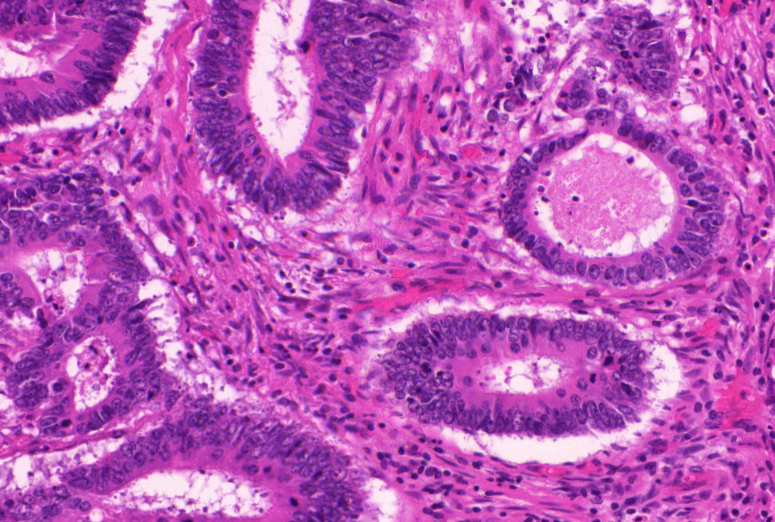
#> input picture train_partition/train_1.bmp, 775 x 522 px, found by its file name
$ python feature_descriptor.py
#> lines starting #> are read from the running program, lines starting #| are printed output that depends on the picture
#Feature Matching

import numpy as np

import cv2
from matplotlib import pyplot as plt

img1 = cv2.imread('./train/train_1.bmp',0)          # queryImage
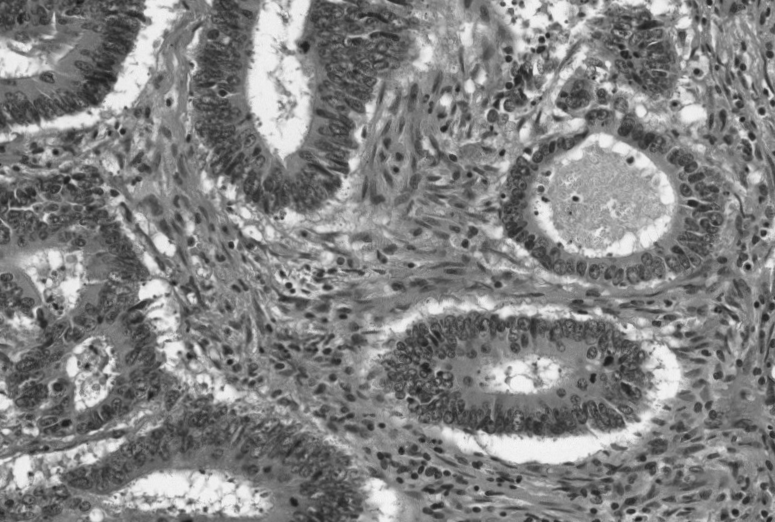
#> img1: shape (522, 775); min 22, max 246, mean 130.1
# img2 = cv2.imread('./project_images/Rainier2.png',0) # trainImage

# Initiate SIFT detector
sift =  cv2.xfeatures2d.SIFT_create()

# find the keypoints and descriptors with SIFT
kp1, des1 = sift.detectAndCompute(img1,None)
#> kp1 = 7954 keypoints; strongest (x, y, size): (630, 160, 4.8), (575, 199, 3.6), (30, 474, 3.9), (536, 213, 2.8)
print(des1)
#> (printed output is left out)
# kp2, des2 = sift.detectAndCompute(img2,None)

# # FLANN parameters
# FLANN_INDEX_KDTREE = 0
# index_params = dict(algorithm = FLANN_INDEX_KDTREE, trees = 5)
# search_params = dict(checks=50)   # or pass empty dictionary
#
# flann = cv2.FlannBasedMatcher(index_params,search_params)
#
# # matches = flann.knnMatch(des1,des2,k=2)
#
# # Need to draw only good matches, so create a mask
# matchesMask = [[0,0] for i in range(len(matches))]
#
# # ratio test as per Lowe's paper
# for i,(m,n) in enumerate(matches):
#     if m.distance < 0.7*n.distance:
#         matchesMask[i]=[1,0]
#
# draw_params = dict(matchColor = (0,255,0),
#                    singlePointColor = (255,0,0),
#                    matchesMask = matchesMask,
#                    flags = 0)
#
# img3 = cv2.drawMatchesKnn(img1,kp1,img2,kp2,matches,None,**draw_params)
#
# plt.imshow(img3,),plt.show()

$ run again, with train_partition/train_12.bmp copied over train_partition/train_1.bmp
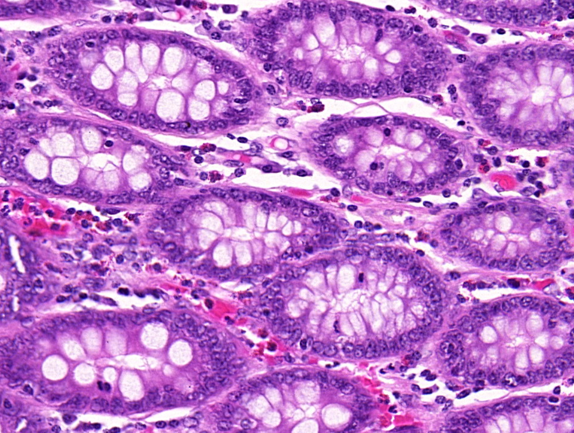
#> input picture train_partition/train_12.bmp, 574 x 433 px, found by its file name
#> `img1 = cv2.imread('./train/train_1.bmp',0)`:
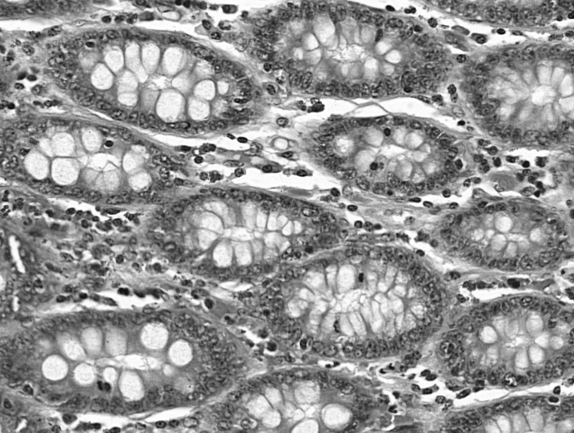
#> img1: shape (433, 574); min 9, max 255, mean 147.7
#> kp1 = 6509 keypoints; strongest (x, y, size): (242, 140, 4.9), (461, 123, 4), (501, 32, 4.4), (390, 8, 4.5)
#> (printed output is left out)

$ run again, with train_partition/train_15.bmp copied over train_partition/train_1.bmp
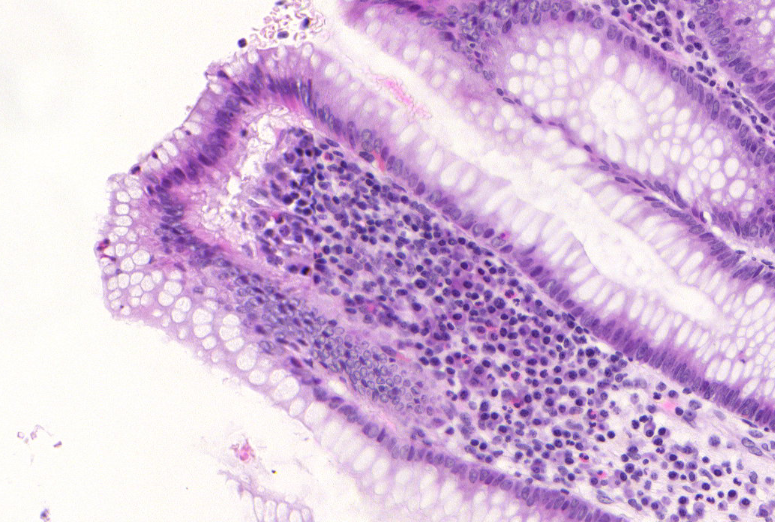
#> input picture train_partition/train_15.bmp, 775 x 522 px, found by its file name
#> `img1 = cv2.imread('./train/train_1.bmp',0)`:
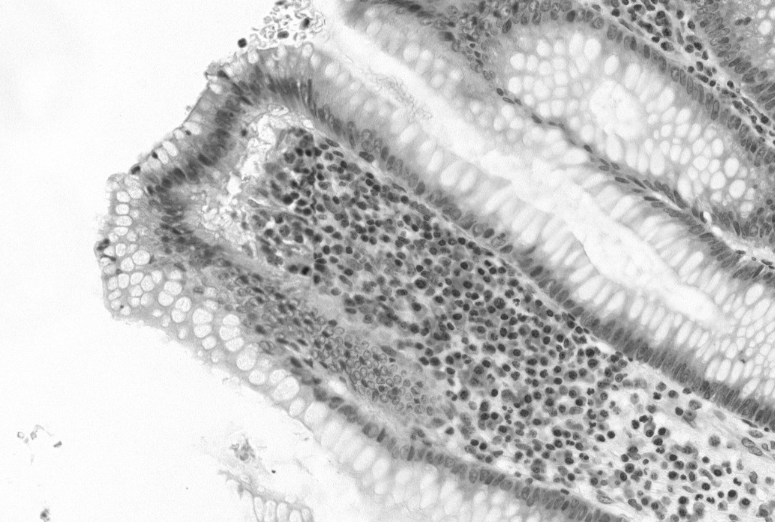
#> img1: shape (522, 775); min 29, max 255, mean 198.1
#> kp1 = 4336 keypoints; strongest (x, y, size): (242, 43, 5.5), (732, 494, 5.5), (611, 435, 4.7), (705, 460, 4.2)
#> (printed output is left out)

$ run again, with train_partition/train_23.bmp copied over train_partition/train_1.bmp
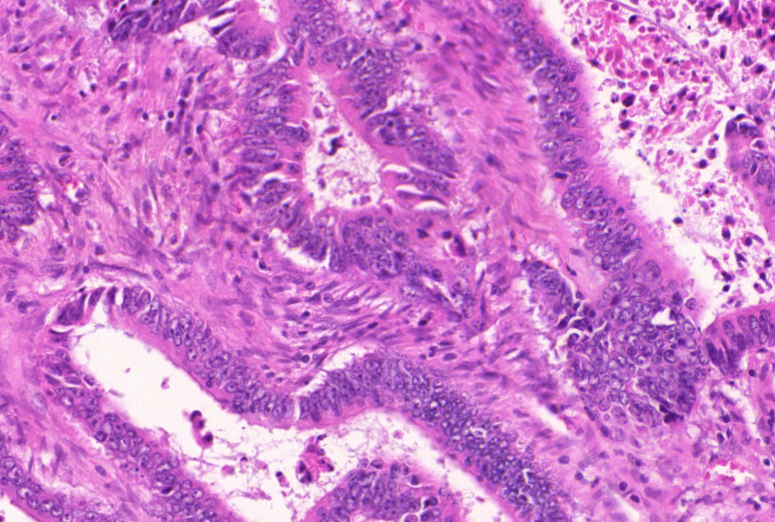
#> input picture train_partition/train_23.bmp, 775 x 522 px, found by its file name
#> `img1 = cv2.imread('./train/train_1.bmp',0)`:
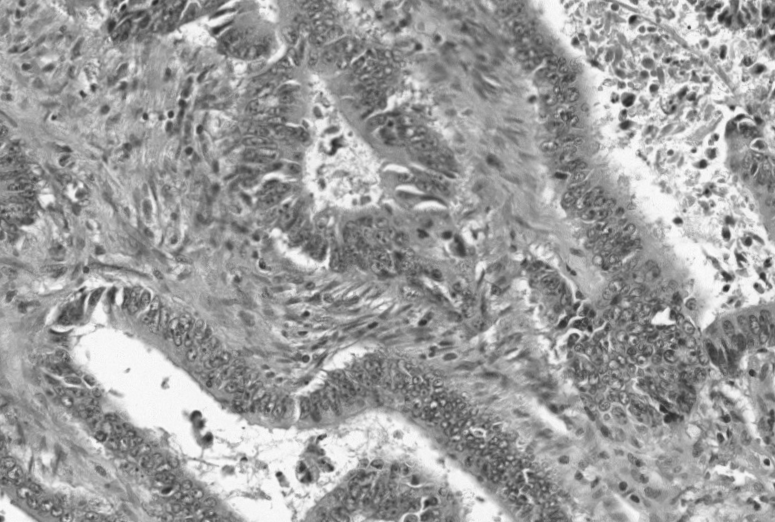
#> img1: shape (522, 775); min 32, max 253, mean 157.8
#> kp1 = 8315 keypoints; strongest (x, y, size): (726, 288, 4.2), (702, 164, 6), (678, 221, 5.4), (726, 234, 5.8)
#> (printed output is left out)
